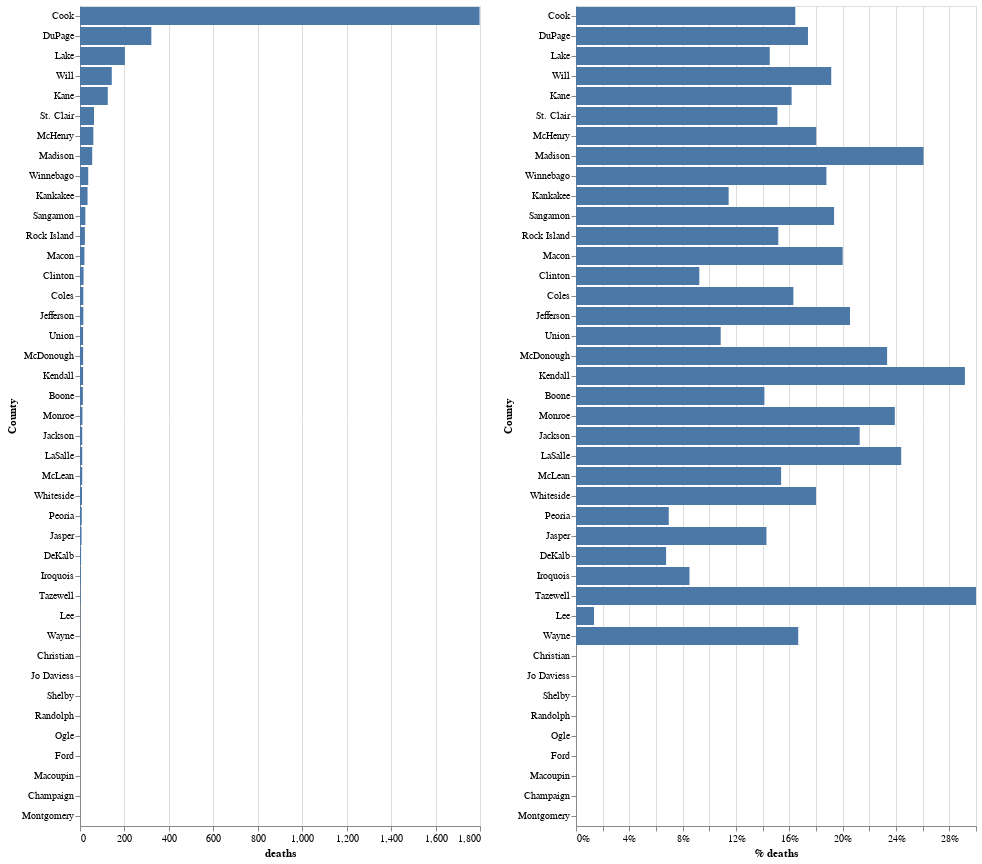

Write notebook code for a chart like this one.
### Code cell
import altair as alt
from vega_datasets import data
df1=df_county.sort_values(by=['deaths'], ascending=False).reset_index()
cols = ['Deaths Non LTC', 'LTC Deaths']
cols = ['LTC Deaths', 'Deaths Non LTC']


chart1 = alt.Chart(df_county.sort_values(by=['deaths'], ascending=False).reset_index()).mark_bar().encode(
    x='deaths:Q',
    y=alt.Y('County:O', sort='-x'),
    tooltip=['County', 'deaths', 'confirmed_cases', '% deaths']
)
chart2=chart1.encode(x=alt.X('% deaths', axis=alt.Axis(format='%')))
#chart2=chart1.encode(x=alt.X('% deaths'))


chart1 | chart2

### Figure 1 — Vega-Lite specification as saved in the notebook (floating-point values rounded to 4 significant figures)
{"config": {"view": {"continuousWidth": 400, "continuousHeight": 300}}, "hconcat": [{"mark": "bar", "encoding": {"tooltip": [{"type": "nominal", "field": "County"}, {"type": "quantitative", "field": "deaths"}, {"type": "quantitative", "field": "confirmed_cases"}, {"type": "quantitative", "field": "% deaths"}], "x": {"type": "quantitative", "field": "deaths"}, "y": {"type": "ordinal", "field": "County", "sort": "-x"}}}, {"mark": "bar", "encoding": {"tooltip": [{"type": "nominal", "field": "County"}, {"type": "quantitative", "field": "deaths"}, {"type": "quantitative", "field": "confirmed_cases"}, {"type": "quantitative", "field": "% deaths"}], "x": {"type": "quantitative", "axis": {"format": "%"}, "field": "% deaths"}, "y": {"type": "ordinal", "field": "County", "sort": "-x"}}}], "data": {"name": "data-c464f7f0195ee7c06e23e24add3847c0"}, "$schema": "https://vega.github.io/schema/vega-lite/v4.8.1.json", "datasets": {"data-c464f7f0195ee7c06e23e24add3847c0": [{"County": "Cook", "confirmed_cases": 10932, "deaths": 1798, "% deaths": 0.1645, "num of facilities": 267}, {"County": "DuPage", "confirmed_cases": 1845, "deaths": 321, "% deaths": 0.174, "num of facilities": 58}, {"County": "Lake", "confirmed_cases": 1390, "deaths": 202, "% deaths": 0.1453, "num of facilities": 41}, {"County": "Will", "confirmed_cases": 747, "deaths": 143, "% deaths": 0.1914, "num of facilities": 28}, {"County": "Kane", "confirmed_cases": 773, "deaths": 125, "% deaths": 0.1617, "num of facilities": 28}, {"County": "St. Clair", "confirmed_cases": 417, "deaths": 63, "% deaths": 0.1511, "num of facilities": 13}, {"County": "McHenry", "confirmed_cases": 333, "deaths": 60, "% deaths": 0.1802, "num of facilities": 10}, {"County": "Madison", "confirmed_cases": 211, "deaths": 55, "% deaths": 0.2607, "num of facilities": 7}, {"County": "Winnebago", "confirmed_cases": 197, "deaths": 37, "% deaths": 0.1878, "num of facilities": 17}, {"County": "Kankakee", "confirmed_cases": 297, "deaths": 34, "% deaths": 0.1145, "num of facilities": 11}, {"County": "Sangamon", "confirmed_cases": 124, "deaths": 24, "% deaths": 0.1935, "num of facilities": 2}, {"County": "Rock Island", "confirmed_cases": 145, "deaths": 22, "% deaths": 0.1517, "num of facilities": 9}, {"County": "Macon", "confirmed_cases": 100, "deaths": 20, "% deaths": 0.2, "num of facilities": 3}, {"County": "Clinton", "confirmed_cases": 173, "deaths": 16, "% deaths": 0.09249, "num of facilities": 3}, {"County": "Coles", "confirmed_cases": 92, "deaths": 15, "% deaths": 0.163, "num of facilities": 3}, {"County": "Jefferson", "confirmed_cases": 73, "deaths": 15, "% deaths": 0.2055, "num of facilities": 1}, {"County": "Union", "confirmed_cases": 129, "deaths": 14, "% deaths": 0.1085, "num of facilities": 3}, {"County": "McDonough", "confirmed_cases": 60, "deaths": 14, "% deaths": 0.2333, "num of facilities": 3}, {"County": "Kendall", "confirmed_cases": 48, "deaths": 14, "% deaths": 0.2917, "num of facilities": 3}, {"County": "Boone", "confirmed_cases": 92, "deaths": 13, "% deaths": 0.1413, "num of facilities": 2}, {"County": "Monroe", "confirmed_cases": 46, "deaths": 11, "% deaths": 0.2391, "num of facilities": 3}, {"County": "Jackson", "confirmed_cases": 47, "deaths": 10, "% deaths": 0.2128, "num of facilities": 2}, {"County": "LaSalle", "confirmed_cases": 41, "deaths": 10, "% deaths": 0.2439, "num of facilities": 1}, {"County": "McLean", "confirmed_cases": 65, "deaths": 10, "% deaths": 0.1538, "num of facilities": 3}, {"County": "Whiteside", "confirmed_cases": 50, "deaths": 9, "% deaths": 0.18, "num of facilities": 4}, {"County": "Peoria", "confirmed_cases": 115, "deaths": 8, "% deaths": 0.06957, "num of facilities": 7}, {"County": "Jasper", "confirmed_cases": 49, "deaths": 7, "% deaths": 0.1429, "num of facilities": 1}, {"County": "DeKalb", "confirmed_cases": 74, "deaths": 5, "% deaths": 0.06757, "num of facilities": 3}, {"County": "Iroquois", "confirmed_cases": 47, "deaths": 4, "% deaths": 0.08511, "num of facilities": 2}, {"County": "Tazewell", "confirmed_cases": 10, "deaths": 3, "% deaths": 0.3, "num of facilities": 2}, {"County": "Lee", "confirmed_cases": 74, "deaths": 1, "% deaths": 0.01351, "num of facilities": 1}, {"County": "Wayne", "confirmed_cases": 6, "deaths": 1, "% deaths": 0.1667, "num of facilities": 1}, {"County": "Christian", "confirmed_cases": 2, "deaths": 0, "% deaths": 0.0, "num of facilities": 1}, {"County": "Jo Daviess", "confirmed_cases": 2, "deaths": 0, "% deaths": 0.0, "num of facilities": 1}, {"County": "Shelby", "confirmed_cases": 6, "deaths": 0, "% deaths": 0.0, "num of facilities": 1}, {"County": "Randolph", "confirmed_cases": 4, "deaths": 0, "% deaths": 0.0, "num of facilities": 2}, {"County": "Ogle", "confirmed_cases": 2, "deaths": 0, "% deaths": 0.0, "num of facilities": 1}, {"County": "Ford", "confirmed_cases": 2, "deaths": 0, "% deaths": 0.0, "num of facilities": 1}, {"County": "Macoupin", "confirmed_cases": 6, "deaths": 0, "% deaths": 0.0, "num of facilities": 2}, {"County": "Champaign", "confirmed_cases": 13, "deaths": 0, "% deaths": 0.0, "num of facilities": 2}, {"County": "Montgomery", "confirmed_cases": 2, "deaths": 0, "% deaths": 0.0, "num of facilities": 1}]}}
